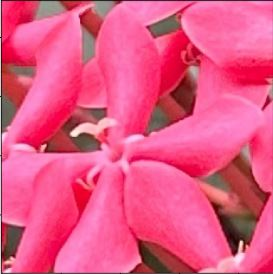
%> input picture LabAct4/flower.jpg, 273 x 274 px
$ octave lab4_octave.m   (GNU Octave 9; MATLAB toolbox functions it lacks are replaced by stand-ins)
%> lines starting %> are read from the running program, lines starting %| are printed output that depends on the picture
pkg load image

% Read the image
img = imread('C:\Users\user\Downloads\Lab4\flower.jpg');
%> img is the input picture: size 274x273x3 uint8; mean R, G, B 228.6, 86.6, 133.4

% Display the original image
figure;
imshow(img);
title('Original Image');

% Convert to grayscale if the image is RGB
if size(img, 3) == 3
    img_gray = rgb2gray(img);
else
    img_gray = img;
end

% Display the grayscale image
figure;
imshow(img_gray);
title('Grayscale Image');

% Add blur to the image
len = 21;
theta = 11;
psf = fspecial('motion', len, theta);
img_blur = imfilter(img_gray, psf, 'conv', 'circular');

% Show the blurred image
figure;
imshow(img_blur);
title('Motion Blurred Image');

% Gaussian filtering
h_gaussian = fspecial('gaussian', [5, 5], 1);
img_gaussian_filtered = imfilter(img_blur, h_gaussian);

% Display the Gaussian filtered image
figure;
imshow(img_gaussian_filtered);
title('Filtered Image (Gaussian)');

% Sharpening using unsharp masking
img_sharpened = imsharpen(img_blur);

% Display the sharpened image
figure;
imshow(img_sharpened);
title('Sharpened Image');

% Add Gaussian noise and remove it using median filter
img_noisy = imnoise(img_gray, 'gaussian', 0.02);
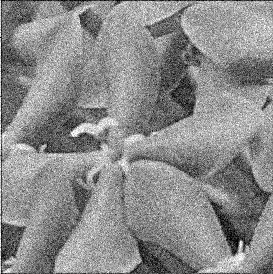
%> img_noisy: size 274x273 uint8; min 0, max 255, mean 139.3
img_noisy_removed = medfilt2(img_noisy, [5, 5]);

% Display the noisy image
figure;
imshow(img_noisy);
title('Noisy Image');

% Display the noise-removed image
figure;
imshow(img_noisy_removed);
title('Noise Removed Image');

% Deblurring
estimated_nsr = 0.01;
img_deblurred = deconvwnr(img_blur, psf, estimated_nsr);

% Display the deblurred image
figure;
imshow(img_deblurred);
title('Deblurred Image');

% Gaussian filtering
h_gaussian = fspecial('gaussian', [5, 5], 10); % Original [5,5], 1
img_gaussian_filtered = imfilter(img_gray, h_gaussian);
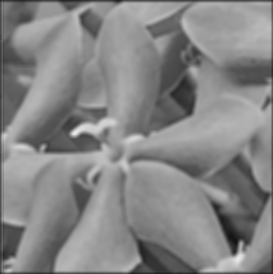
%> img_gaussian_filtered: size 274x273 uint8; min 18, max 232, mean 133.4

% Display the Gaussian filtered image
figure;
imshow(img_gaussian_filtered);
title('Filtered Image with Experimented Value (Gaussian)');

% Histogram (Gaussian Filtered)
figure;
imhist(img_gaussian_filtered);
title('Histogram of the Experimented Value (Gaussian Filtered)');
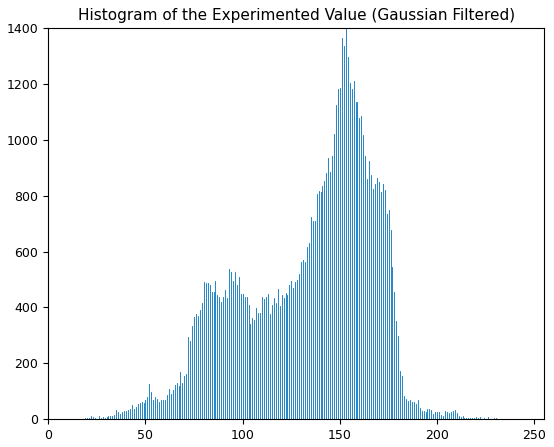
%> figure redrawn from the program's plot data; highest point at x = 153, y = 1396

% Add Gaussian noise
img_noisy_exp1 = imnoise(img_gray, 'gaussian', 0.5);
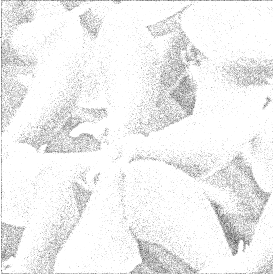
%> img_noisy_exp1: size 274x273 uint8; min 69, max 255, mean 240.2
img_noisy_exp2 = imnoise(img_gray, 'gaussian', 0.1);
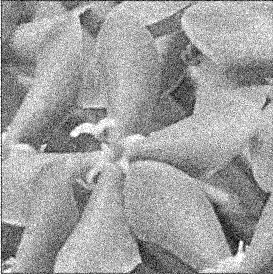
%> img_noisy_exp2: size 274x273 uint8; min 0, max 255, mean 159.8

% Display the noisy
figure;
imshow(img_noisy_exp1);
title('Noisy Using Experimented Value (Gaussian is 0.5)');

figure; imshow(img_noisy_exp2);
title('Noisy Using Experimented Value (Gaussian is 0.1)');

% Display the histogram for Noisy
figure;
imhist(img_noisy_exp1);
title('Histogram of Noisy Image Experimented Value 1');
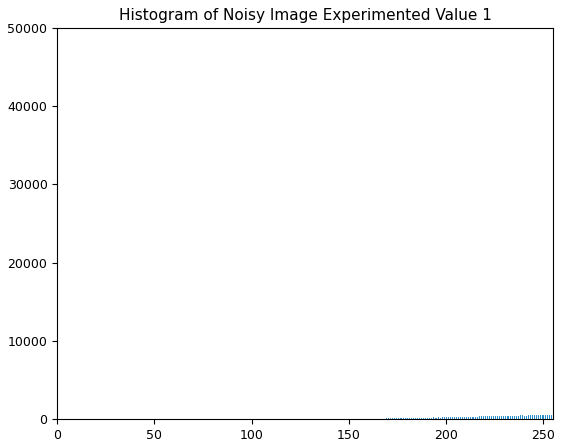
%> figure redrawn from the program's plot data; highest point at x = 255, y = 45020

figure; imhist(img_noisy_exp2);
title('Histogram of Noisy Image Experimented Value 2');
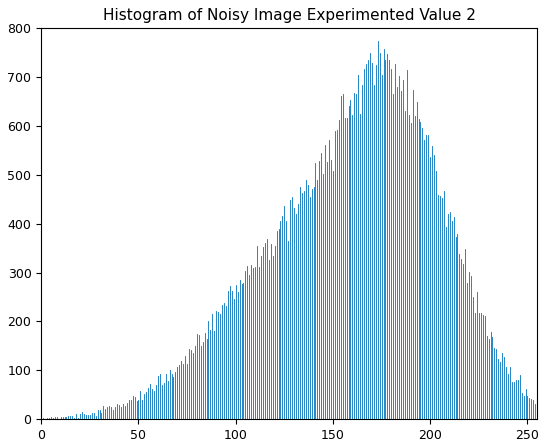
%> figure redrawn from the program's plot data; highest point at x = 173, y = 774
